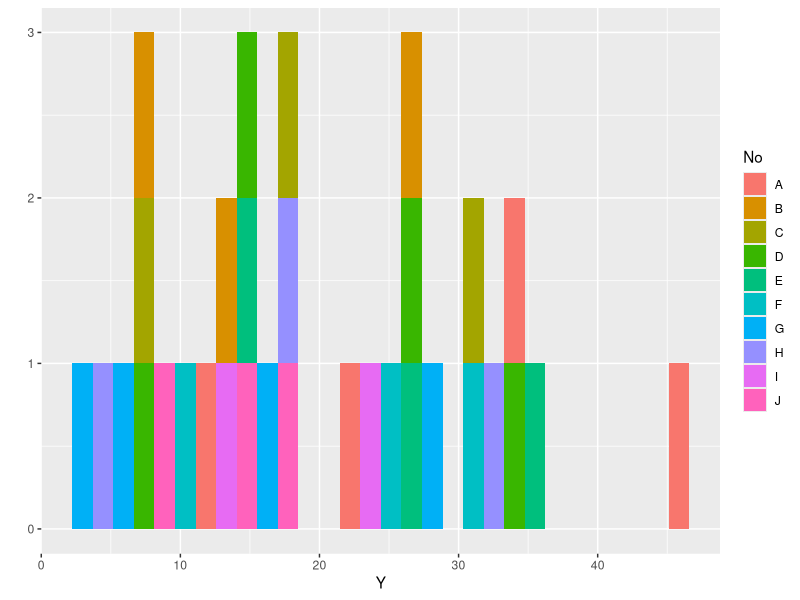
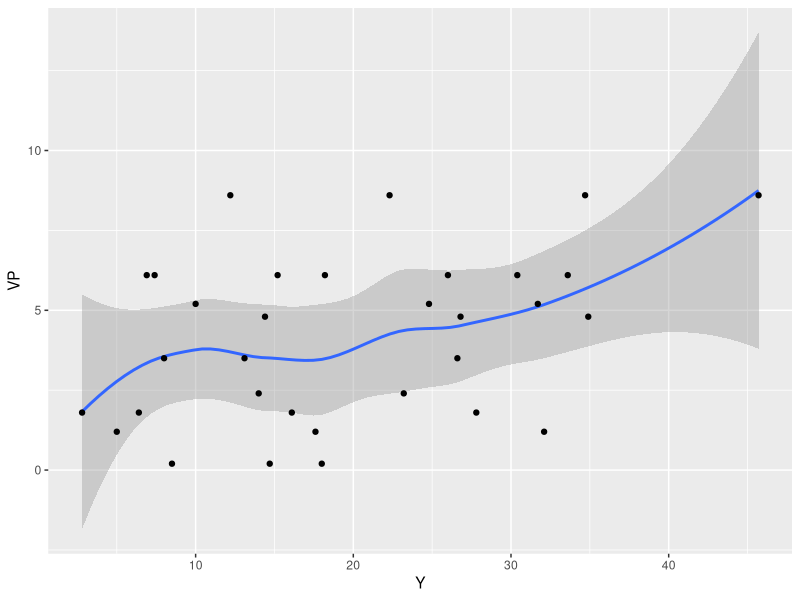

R code for these plots, in order:
## ---- chunk 1
library(MASS)
Petrol <- petrol
data(petrol)
library(ggplot2)
qplot(Y,data=petrol,fill=No)

qplot(Y,VP,data=petrol,geom=c("smooth","point"))

